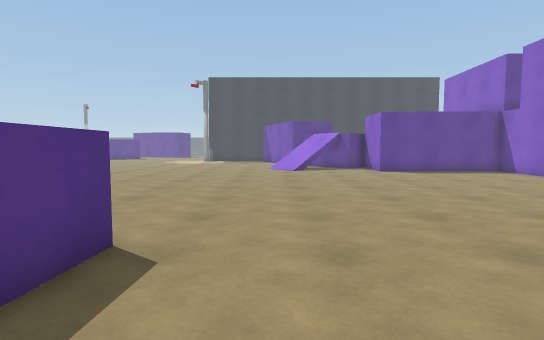
view 1 (above)

24 first-person views from a walk through a scene from a Unity 3-D project. The camera is 1.2 m above the floor, tilts 4° down and sees 80° across. The floor is counted in squares, 1 m on a side. Each view is taken from the middle of a square. On the plan, view 1 faces up. The plan holds only what a view shows up to about 14 squares ahead; the rest is blank. The place goes on beyond the plan. The player is left out. Surface patterns are stand-ins for the level's own textures.

view 2
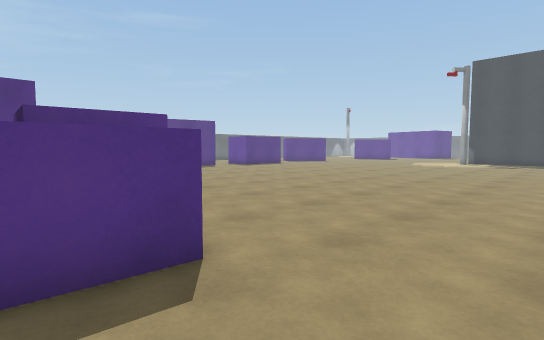

view 3
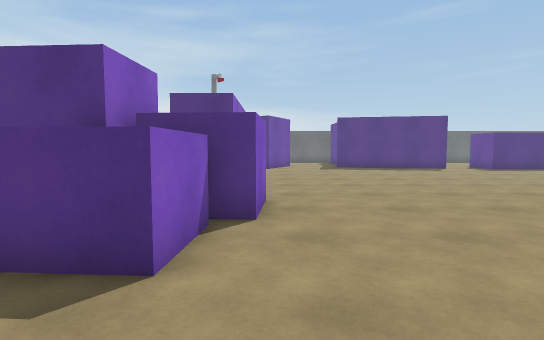

view 4
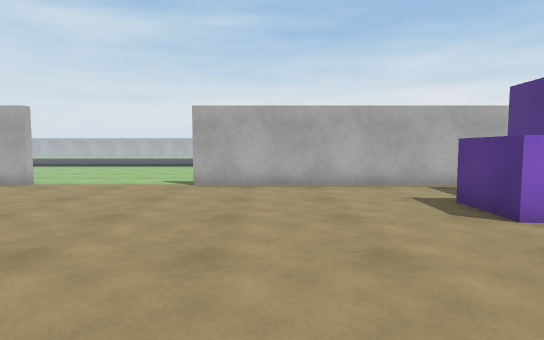

view 5
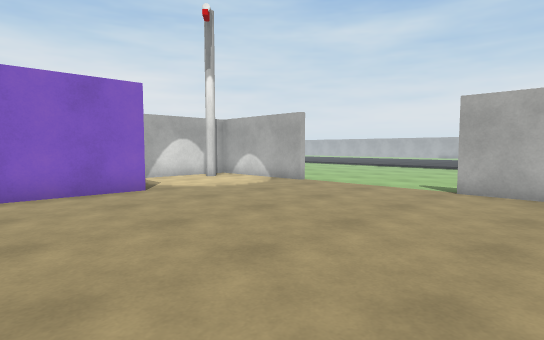

view 6
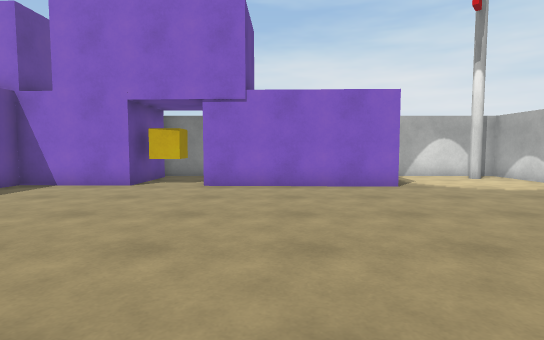

view 7
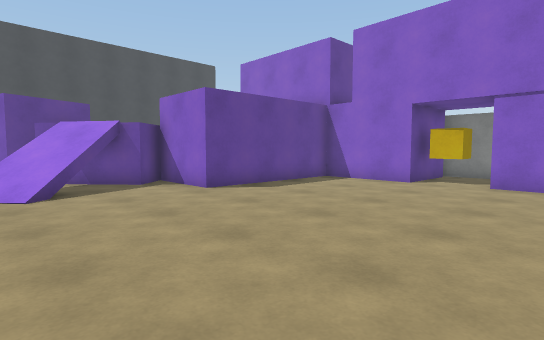

view 8
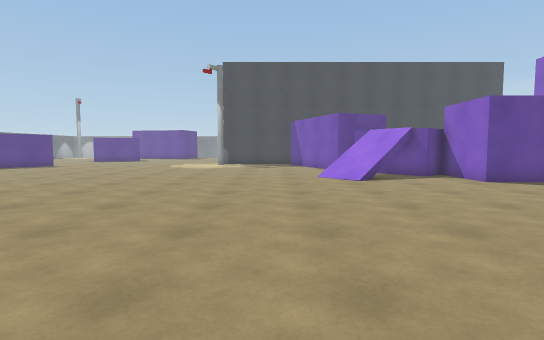

view 9
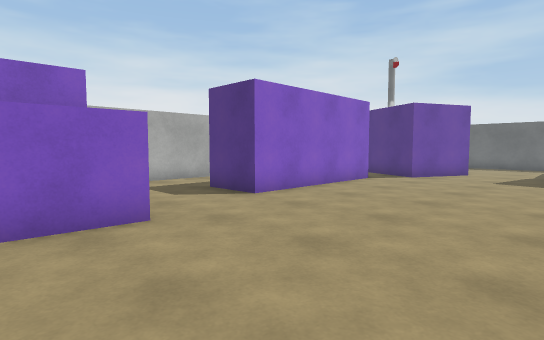

view 10
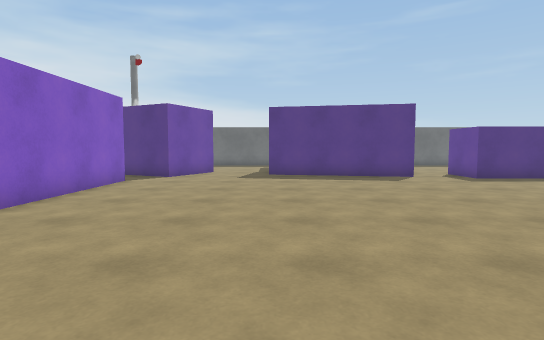

view 11
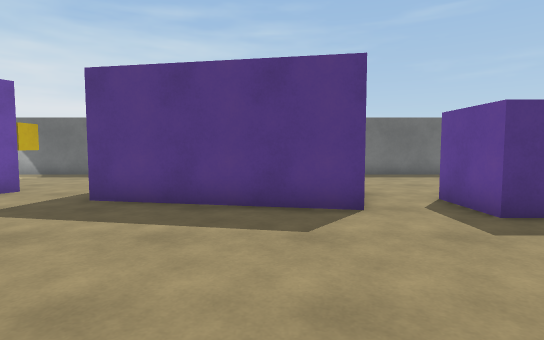

view 12
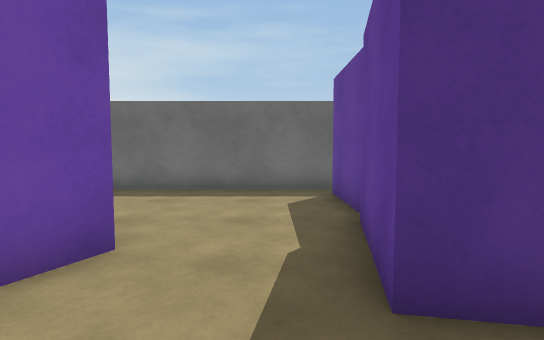

view 13
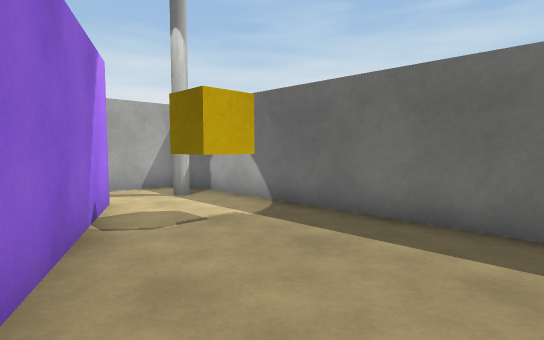

view 14
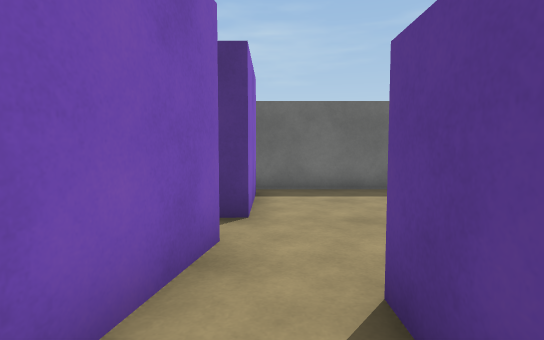

view 15
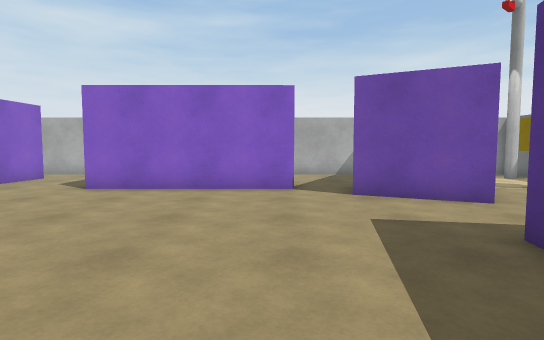

view 16
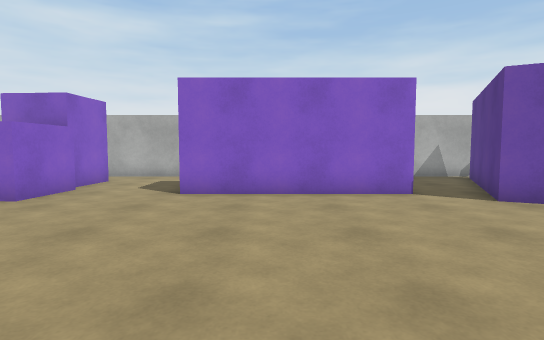

view 17
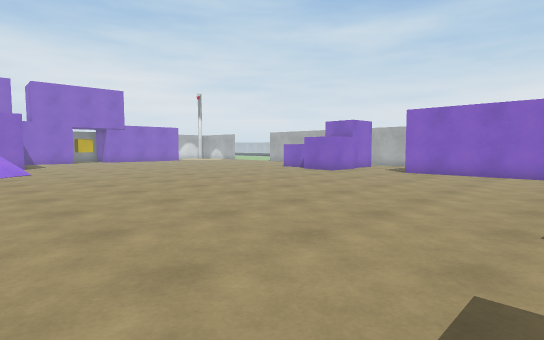

view 18
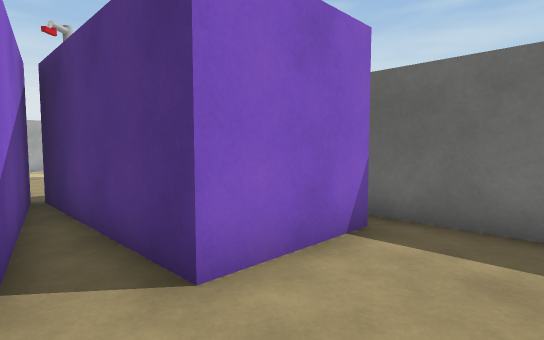

view 19
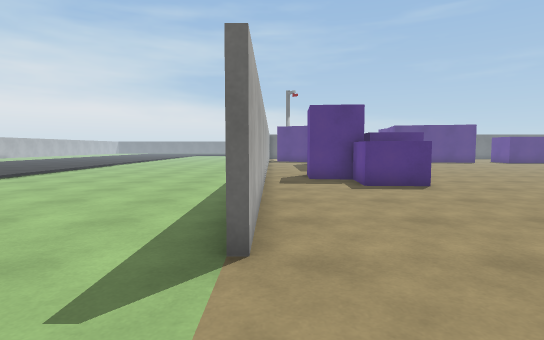

view 20
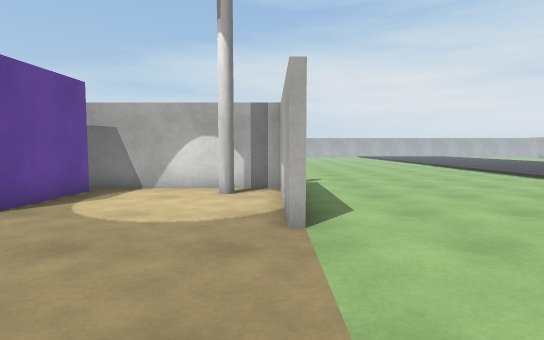

view 21
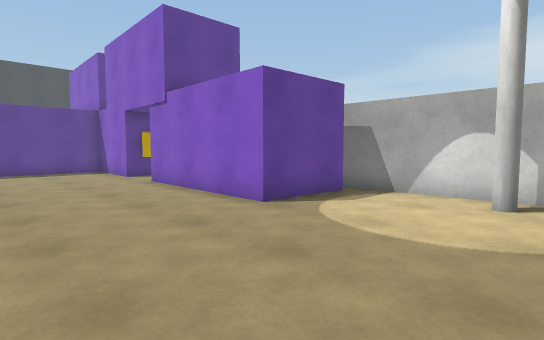

view 22
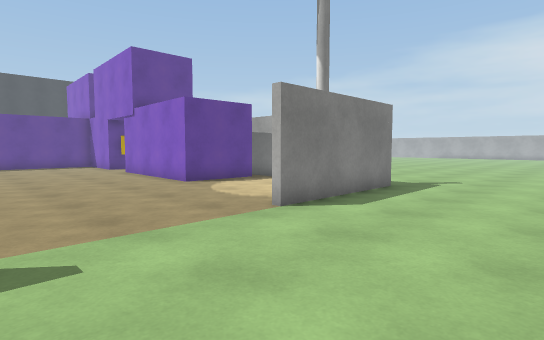

view 23
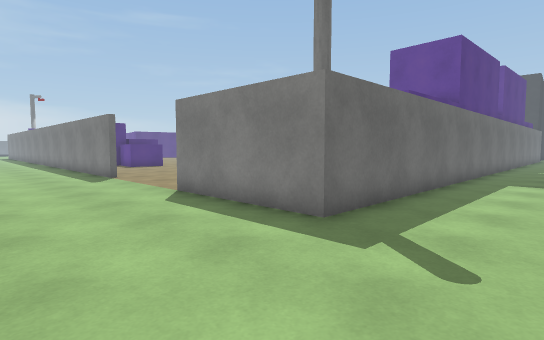

view 24
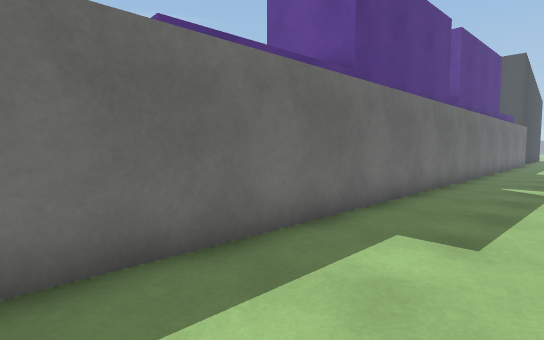

### Floor plan
Points are (right, up) in squares from view 1. A wall is a line through its corners. A room is listed if a view was taken in it or the views show most of it. See-through windows are left out.
Room 1 (views 1, 2, 3, 4, 5, 6, 7, 8, 9, 10, 11, 12, 13, 14, 15, 16, 17, 19, 20, 21, 22, 23, 24)
walls: (4.6, -1.5) (2.6, -1.5); (-11.6, -1.2) (4.5, -1.2); (9.6, -1.2) (14.5, -1.2) (14.5, 4.5); (-15.7, 3.7) (-9.6, 3.7) (-9.6, 1.6); (13.9, 4) (10.9, 4.1) (11.1, 10.1); (14.5, 10.7) (14.5, 12.5); (14.2, 12.3) (11.2, 12.4) (11.3, 16) (5.4, 16.1) (5.5, 19.2); (-19.8, 6.2) (-17.1, 4.8) (-19.7, -0.6); (-18.8, 15.1) (-17.1, 14.8) (-18.3, 8.9) (-20.2, 9.2); (-20.1, -1.2) (-17.8, -1.2); (-16.4, 19.5) (-16.4, 16.9) (-18.6, 16.9); (14.8, 18.6) (14.8, -1.5) (9.7, -1.5)
ways out: opening at (-18, 16) to room 2; opening at (-21, 7.5) to room 3
objects: block (-6, 1) to (-4, 3); cube (-6, 3) to (-4, 5); cube (-3, 2) to (-2, 4); cube (12, 11) to (13, 12)
Room 2 (view 18)
walls: (-20.2, 15.4) (-18.8, 15.1); (-24.5, 15.6) (-21.5, 15.6) (-21.4, 9.6); (-25.3, 19.4) (-25.3, 15.1); (-21.2, 9.4) (-20.3, 14.4)
ways out: opening at (-18, 16) to room 1
Room 3 (no view inside)
walls: (-21.7, 9.6) (-24.5, 9.6); (-20.2, 9.2) (-21.2, 9.4); (-25.3, 9.7) (-25.3, -0.9); (-22.4, 0.7) (-20.2, 5.3)
ways out: opening at (-21, 7.5) to room 1
objects: cube (-24, 3) to (-23, 4)

Positions as (right, up) in squares from view 1, and headings:
1: (0, 0), facing up
2: (1, 2), facing up-left
3: (1, 5), facing left
4: (2, 9), facing down
5: (2, 8), facing down-right
6: (1, 8), facing right
7: (0, 8), facing up-right
8: (-2, 5), facing up
9: (-4, 10), facing down-left
10: (-4, 9), facing left
11: (-11, 13), facing left
12: (-16, 8), facing left
13: (-20, 8), facing down-left
14: (-16, 16), facing left
15: (-15, 13), facing down
16: (-12, 12), facing down
17: (-16, 19), facing down-right
18: (-20, 18), facing down-left
19: (8, -1), facing left
20: (5, -1), facing right
21: (6, -1), facing up-right
22: (5, -6), facing up-right
23: (18, -6), facing up-left
24: (18, 2), facing up-left
